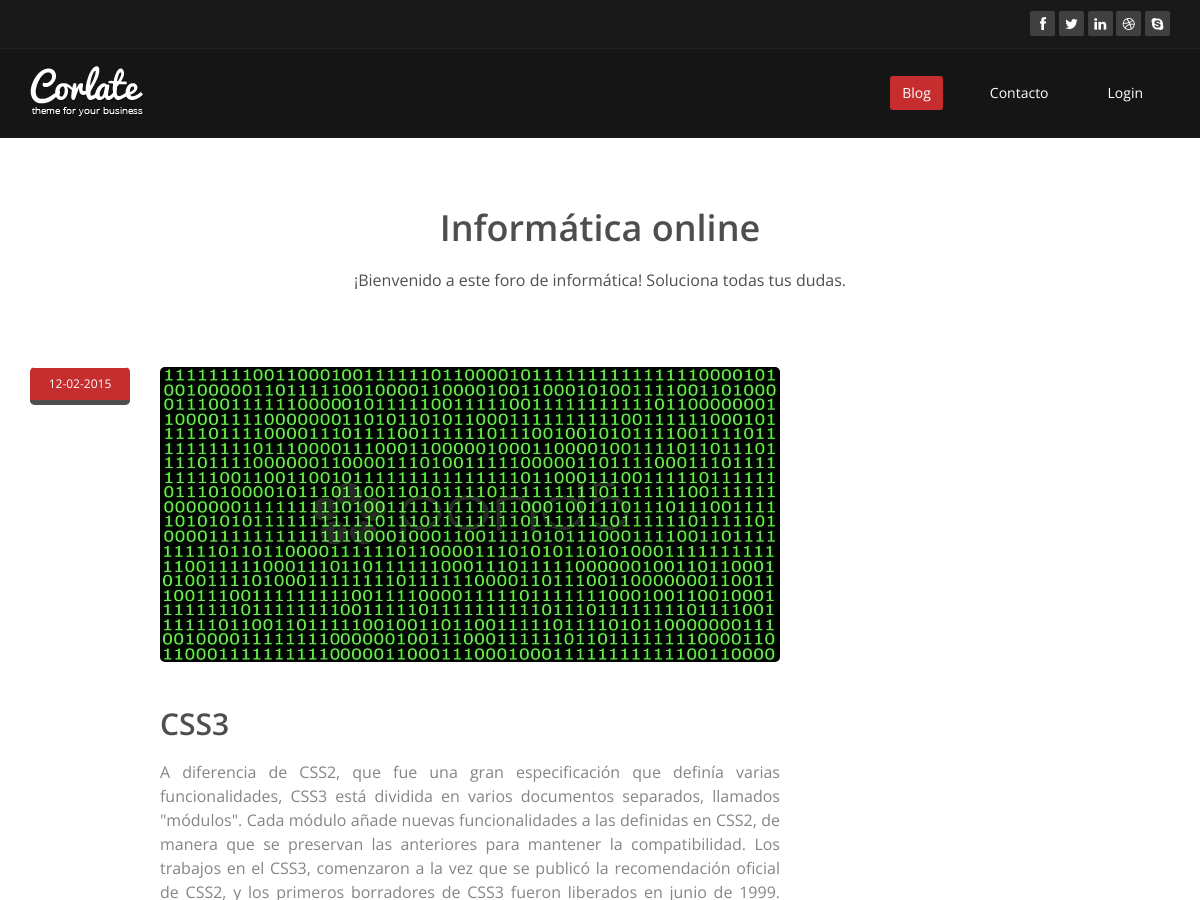
The page /single_post.php?id_post=25 (upper part) on the database as committed earlier.
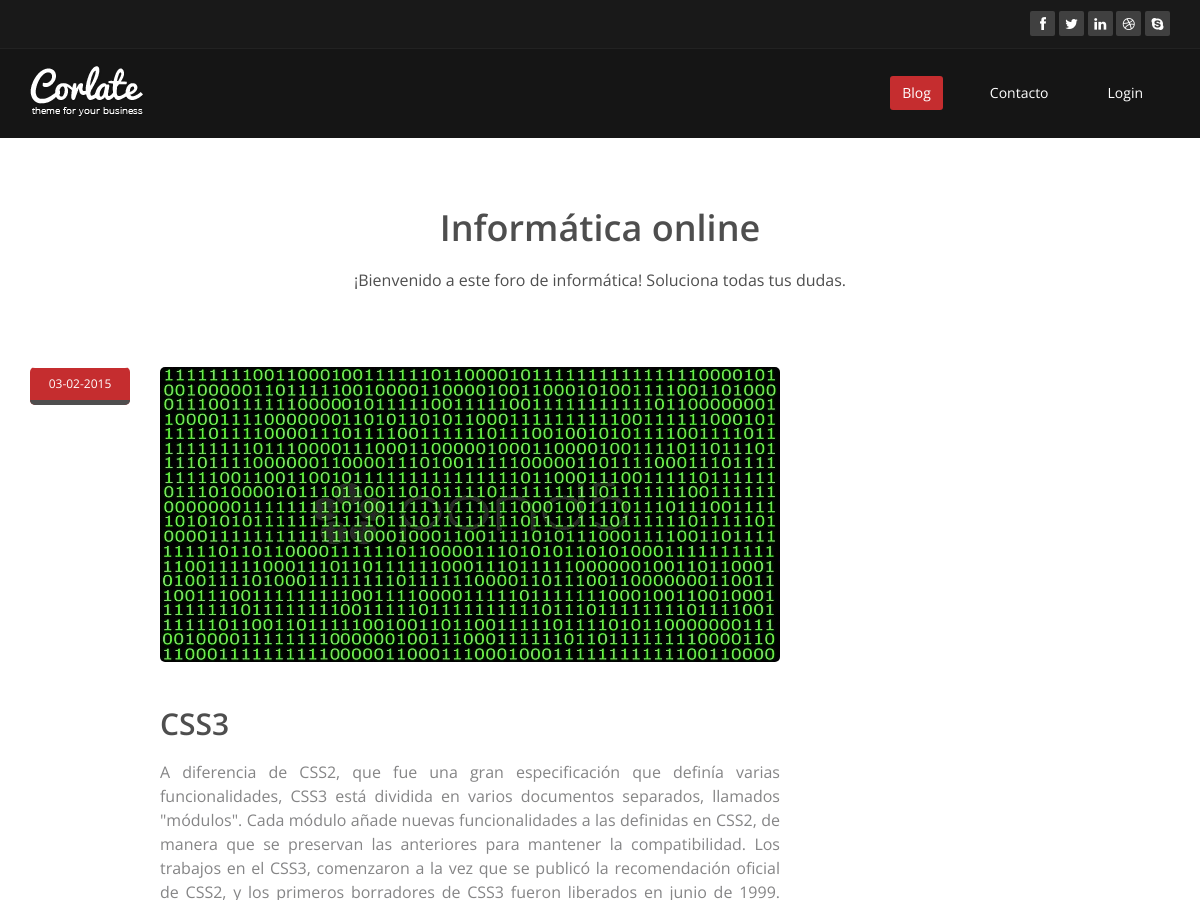
The same page on the database as committed later.
### tables this page shows
CREATE TABLE IF NOT EXISTS `post` (
  `id_post` int(11) NOT NULL AUTO_INCREMENT,
  `id_category` int(11) NOT NULL,
  `title_post` varchar(35) NOT NULL,
  `body_post` text NOT NULL,
  `tag_post` varchar(60) DEFAULT NULL,
  `image_post` varchar(255) NOT NULL,
  `date_post` timestamp NOT NULL DEFAULT CURRENT_TIMESTAMP ON UPDATE CURRENT_TIMESTAMP,
  PRIMARY KEY (`id_post`)
);

### single_post.php (the view, shortened to what this page needs)
<?php include "/include/config.php"; ?>
<!DOCTYPE html>
<html lang="en">
<head>
    <link href="css/bootstrap.min.css" rel="stylesheet">
    <link href="css/font-awesome.min.css" rel="stylesheet">
    <link href="css/prettyPhoto.css" rel="stylesheet">
    <link href="css/animate.min.css" rel="stylesheet">
    <link href="css/main.css" rel="stylesheet">
    <link href="css/responsive.css" rel="stylesheet">
</head>
<body>
  <?php include "/include/header.php"; ?>
    <section id="blog" class="container">
        <div class="center">
            <h2>Informática online</h2>
            <p class="lead">¡Bienvenido a este foro de informática! Soluciona todas tus dudas.</p>
        </div>
        <div class="blog">
            <div class="row">
                 <div class="col-md-8">
                 	<?php $sql = "SELECT * FROM post WHERE id_post=".$_GET['id_post'];?>
                 	  	<?php if ($result =$mysqli -> query ($sql)){ ?>
                        	  <?php if ($result -> num_rows >0){?>
                        	  	 <?php $row = $result -> fetch_assoc(); ?>
                        	  	 	 <div class="blog-item">
				                        <div class="row">
				                            <div class="col-xs-12 col-sm-2 text-center">
				                                <div class="entry-meta">
				                                    <span id="publish_date"><?php echo date ("d-m-Y", strtotime($row ['date_post'])); ?></span>
				                                </div>
				                            </div>
				                            <div class="col-xs-12 col-sm-10 blog-content">
				                                <a href="#"><?php $target_path="uploads"; echo '<img class="img-responsive img-blog" src="'.$target_path."/".$row['image_post'].'" width="100%" alt="" >';?></a>
				                                <h2><?php echo $row ['title_post']; ?></h2>
				                                <h3  align="justify"><?php echo $row['body_post']; ?></h3>
				                            </div>
				                        </div>
				                    </div>
                        	  	 <?php } ?>
                        	  <?php } ?>
                </div>
            </div>
        </div>
    </section>
</body>
</html>

Rows that differ between the two databases and show on the page:
changed post "CSS3": date_post "12-02-2015" → "03-02-2015"
